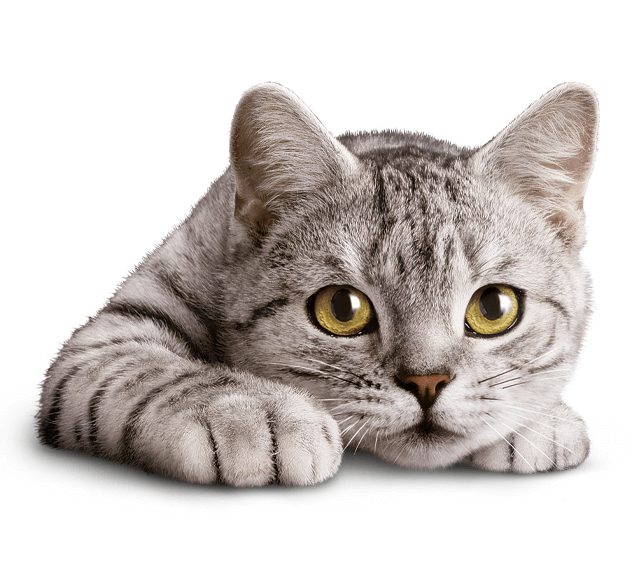
#> input picture 7. Computer Vision/Kenar Tespiti Uygulamaları/test.png, 640 x 576 px
$ python Sobel.py   (older library calls are emulated)
#> lines starting #> are read from the running program, lines starting #| are printed output that depends on the picture
import cv2

gorsel = cv2.imread("test.png")
#> gorsel is the input picture: shape (576, 640, 3); mean B, G, R 199, 201.9, 207.8
sobel_yatay = cv2.Sobel(gorsel, cv2.CV_64F, 1, 0, ksize=5)
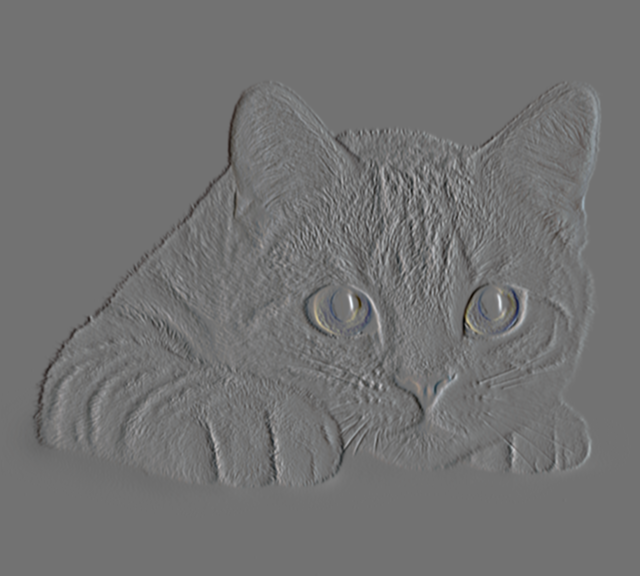
#> sobel_yatay: shape (576, 640, 3) float64; mean B, G, R 0.1, 0.1, 0.1; drawn with min black and max white
sobel_dikey = cv2.Sobel(gorsel, cv2.CV_64F, 0, 1, ksize=5)
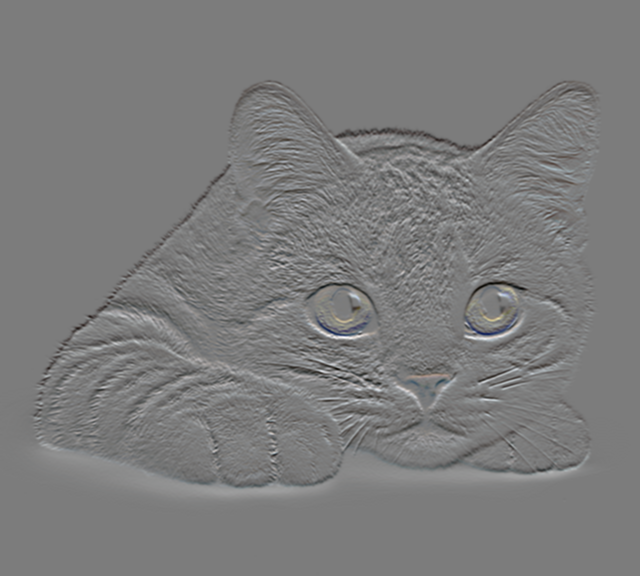
#> sobel_dikey: shape (576, 640, 3) float64; mean B, G, R 0, 0, 0; drawn with min black and max white
cv2.imshow("Normal Gorsel",gorsel)
cv2.imshow("Yatay Sobel Uygulanmis Gorsel",sobel_yatay)
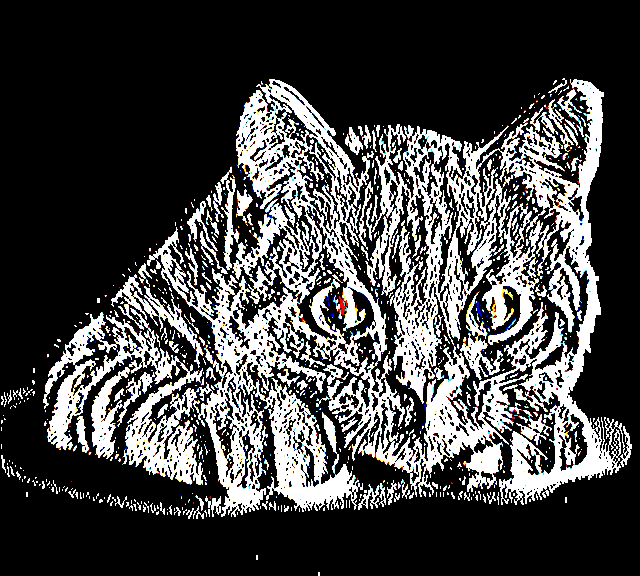
#> window 'Yatay Sobel Uygulanmis Gorsel': shape (576, 640, 3); mean B, G, R 67.2, 67.3, 67.5
cv2.imshow("Dikey Sobel Uygulanmis Gorsel",sobel_dikey)
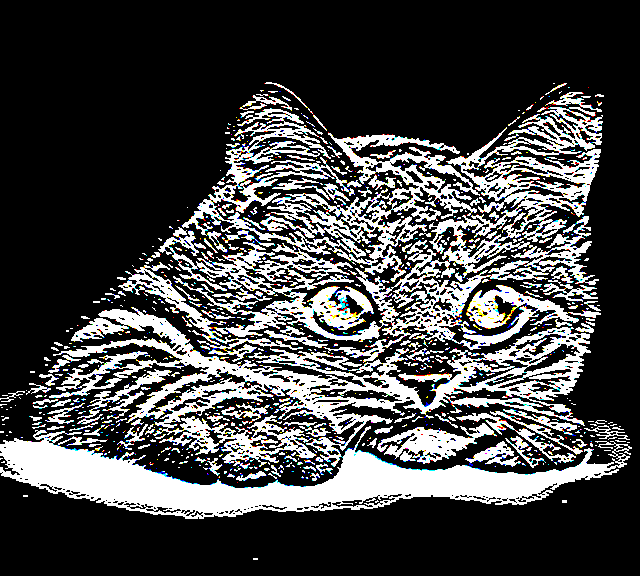
#> window 'Dikey Sobel Uygulanmis Gorsel': shape (576, 640, 3); mean B, G, R 69.2, 69.1, 68.9

cv2.waitKey(0)
cv2.destroyAllWindows()
